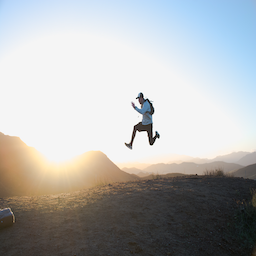
#> input picture image_descriptors/ImagesForDebugging/wheres_jumpingguy.png, 256 x 256 px
$ jupyter execute --allow-errors Untitled.ipynb
#> lines starting #> are read from the running program, lines starting #| are printed output that depends on the picture; after the words box and inside, x2 and y2 are one past the last pixel; in counts of white or black regions, pixels touching at a corner belong together
[cell 1]
import numpy as np
import imageio as io
import scipy
from scipy import stats
import matplotlib.pyplot as plt

from scipy import ndimage

#> (a cell that did not finish here is left out)

#> (a cell that did not finish here is left out)

[cell 4]
img = io.imread('ImagesForDebugging/wheres_jumpingguy.png')
#> img is the input picture: shape (256, 256, 4); mean R, G, B, A 176.8, 177.9, 177.7, 255
plt.imshow(img)

[cell 5]
teste = np.floor(0.299*img[:,:,0] + 0.587*img[:,:,1] + 0.114*img[:,:,2])

[cell 6]
plt.imshow(teste, cmap =  'gray')

[cell 7]
teste = teste.astype(np.uint8)
teste1 = np.right_shift(teste, 1)
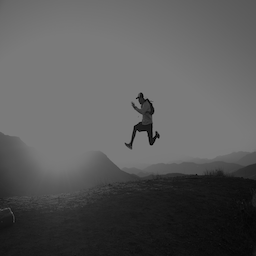
#> teste1: shape (256, 256); min 0, max 127, mean 88.3

[cell 8]
plt.imshow(np.right_shift(teste, 3), cmap =  'gray')
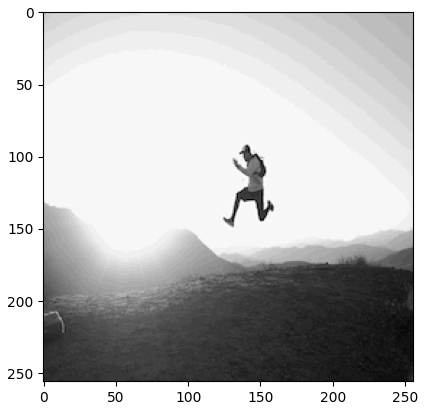
#> figure drawn by matplotlib, 1 panel

[cell 9]
teste2 = np.right_shift(teste, 3)

[cell 10]
teste3 = np.histogram(teste1, bins = 2)
#> teste3 = ([19176, 46360], [0, 63.5, 127])

[cell 11]
teste3
#> Out = ([19176, 46360], [0, 63.5, 127])

[cell 12]
teste3 = np.histogram(teste1, bins = 2)
teste3
#> Out = ([19176, 46360], [0, 63.5, 127])

[cell 13]
teste3[0]/np.sum(teste3[0])
#> Out = [0.293, 0.707]

[cell 14]
256*256

[cell 15]
46360 + 19176

#> (a cell that did not finish here is left out)

[cell 17]
teste3[0]/np.sum(teste3[0])
#> Out = [0.293, 0.707]

[cell 18]
np.histogram(teste2, bins = 31, density = True)[0]
#> Out = 31 values, max 0.371 at index 30, min 0.000839 at index 0, mean 0.0323

[cell 19]
def norm_hist(img, bins, b):
    #bins = np.max(img)
    #print(f'bins in the funciton{bins}')
    result =  np.histogram(img, bins = np.power(2,b), density = True)[0]
    return(result)/np.linalg.norm(result)

[cell 20]
def quantization(img, b):

    return np.right_shift(img.astype(np.uint8), b)

[cell 21]
def luminance(img):
    return np.floor(0.299*img[:,:,0] + 0.587*img[:,:,1] + 0.114*img[:,:,2])

[cell 22]
def intensity_co_ocurrence(img,d_x,d_y, levels):
    srcdata = img.copy()
    ret=np.zeros((levels, levels))
    (height,width) = srcdata.shape


    for j in range(height-d_y):
        for i in range(width-d_x):
            rows = srcdata[j][i]
            cols = srcdata[j + d_y][i+d_x]
            ret[rows][cols]+=1.0


    ret =  ret/(ret.sum())

    return ret

[cell 23]
def feature_computer(matrix, levels, eps = 0.001):
    con = 0.0
    ent = 0.0
    energy = 0.0
    homo = 0.0
    corr = 0

    result = []

    energy = np.sum(np.power(matrix, 2))

    for i in range(levels):
        for j in range(levels):
            con += ((i-j)*(i-j)*matrix[i][j])
            ent += matrix[i][j]*np.log(matrix[i][j] + eps)
            energy += np.power((i-j),2)
            homo += (matrix[i][j]/(1+np.absolute(i-j)))
    corr = calc_corr(matrix, levels)

    con = (1/(np.power(levels, 2)))*con
    result.append(energy)
    result.append(-ent)
    result.append(con)
    result.append(corr)
    result.append(homo)

    result = np.array(result)
    return (result/np.linalg.norm(result))

[cell 24]
i=j=np.arange(3)
xv, yv = np.meshgrid(i,j, sparse=False, indexing='xy')
xv

[cell 25]
def calc_corr_t(matrix, size):
    mu_i = calc_mean_x(matrix, size)
    mu_j = calc_mean_y(matrix, size)

    std_i = calc_std_x(matrix, mu_i, size)
    std_j = calc_std_y(matrix, mu_j, size)

    if (std_i or std_j) == 0:
        return 0
    # [4 lines of commented-out code are left out]

    else:
        corr = 0
        for i in range(size):
            for j in range(size):
                corr += (((i*j)*matrix[i][j]) - (mu_i*mu_i))/(std_i*std_j)

        return corr

[cell 26]
def feature_computer_t(matrix, levels, eps = 0.001):
    con = 0.0
    ent = 0.0
    energy = 0.0
    homo = 0.0
    corr = 0

    result = []

    energy = np.sum(np.power(matrix, 2))

    ent = np.sum(matrix*np.log(matrix + eps))

    i=j=np.arange(levels)
    xv, yv = np.meshgrid(i,j, sparse=False, indexing='xy')
    con = np.sum(np.power((xv-yv), 2) * matrix)

    # i=j=np.arange(levels)
    # xv, yv = np.meshgrid(i,j, sparse=False, indexing='xy')
    homo = np.sum(matrix/(1 + np.absolute(xv - yv)))

    mu_i = calc_mean_x(matrix, levels)
    mu_j = calc_mean_y(matrix, levels)

    std_i = calc_std_x(matrix, mu_i, levels)
    std_j = calc_std_y(matrix, mu_j, levels)
    #  i=j=np.arange(size)
    # xv, yv = np.meshgrid(i,j, sparse=False, indexing='xy')
    corr = (np.sum((xv * yv) * matrix) - mu_i * mu_j)/(std_i * std_j)
    # [10 lines of commented-out code are left out]

    con = (1/(np.power(levels, 2)))*con
    result.append(energy)
    result.append(-ent)
    result.append(con)
    result.append(corr)
    result.append(homo)

    result = np.array(result)
    return result

[cell 27]
simple_test = np.array([[1,1,2,2,2], [1,1,1,2,2], [1,1,0,2,2], [0,0,2,0,2], [1,2,2,2,2]])

[cell 28]
teste4 = intensity_co_ocurrence(simple_test, 1, 1,3)

#> (a cell that did not finish here is left out)


#> (a cell that did not finish here is left out)


#> (a cell that did not finish here is left out)


#> (a cell that did not finish here is left out)

[cell 33]
np.mean(np.array([[1,1,2], [1,2,2]]), 1)

[cell 34]
mean_test = np.array([[1,1,2], [1,2,2], [1,2,2]])

[cell 35]
def calc_mean_x(matrix,  size):
    ui = 0
    temp = 0
    for i in range(size):
        temp += i

        for j in range(size):
            ui += temp*matrix[i][j]
    return ui

[cell 36]
def calc_mean_y(matrix,  size):
    uj = 0
    temp = 0
    for j in range(size):
        temp += j
        for i in range(size):
            uj += temp*matrix[i][j]
    return uj

[cell 37]
# [8 lines of commented-out code are left out]

[cell 38]
def calc_std_x(matrix, ui, size):
    aux = 0
    std_x = 0
    for i in range(size):
        aux += np.power((i-ui), 2)
        for j in range(size):
            std_x += aux*matrix[i][j]

    return std_x

[cell 39]
calc_std_x(mean_test, 20, 3)

[cell 40]
def calc_std_y(matrix, uj, size):
    aux = 0
    std_y = 0
    for j in range(size):
        aux += np.power((j-uj), 2)
        for i in range(size):
            std_y += aux*matrix[i][j]

    return std_y

[cell 41]
calc_std_x(mean_test, 23, 3)

[cell 42]
def calc_corr(matrix, size):
    mu_i = calc_mean_x(matrix, size)
    mu_j = calc_mean_y(matrix, size)

    std_i = calc_std_x(matrix, mu_i, size)
    std_j = calc_std_y(matrix, mu_j, size)

    if (std_i or std_j) == 0:
        return 0
    i=j=np.arange(size)
    xv, yv = np.meshgrid(i,j, sparse=False, indexing='xy')
    corr = (np.sum(xv * yv * matrix) - mu_i * mu_j)/(std_i * std_j)
    return corr

    # [7 lines of commented-out code are left out]

[cell 43]
calc_corr(mean_test, 3)

[cell 44]
calc_corr(mean_test, 3)

[cell 45]
weights_sobel_x =  np.array([[-1,-2,-1], [0,0,0], [1,2,1]])
weights_sobel_y = np.array([[-1,0,1], [-2,0,2], [-1, 0,1]])

[cell 46]
ndimage.convolve(simple_test, weights_sobel_x, mode='constant', cval=0.0)

[cell 47]
def calc_grads(matrix):
    weights_sobel_x =  np.array([[-1,-2,-1], [0,0,0], [1,2,1]])
    weights_sobel_y = np.array([[-1,0,1], [-2,0,2], [-1, 0,1]])

    grad_x = ndimage.convolve(matrix, weights_sobel_x, mode='constant', cval=0.0)
    grad_y = ndimage.convolve(matrix, weights_sobel_y, mode='constant', cval=0.0)

    return grad_x, grad_y

[cell 48]
gx, gy = calc_grads(simple_test)

[cell 49]
def gradient_magnitude(horizontal_gradient, vertical_gradient):
    horizontal_gradient_square = np.power(horizontal_gradient, 2)
    vertical_gradient_square = np.power(vertical_gradient, 2)
    sum_squares = horizontal_gradient_square + vertical_gradient_square
    grad_magnitude = np.sqrt(sum_squares)
    return grad_magnitude

[cell 50]
gradient_magnitude(gx, gy)

[cell 51]
def gradient_direction(horizontal_gradient, vertical_gradient):
    grad_direction = np.arctan(vertical_gradient/(horizontal_gradient))
    #print(grad_direction)
    grad_direction = grad_direction + (np.pi/2)
    #print(grad_direction)
    grad_direction = np.degrees(grad_direction)
    return grad_direction

[cell 52]
gradient_direction(gx, gy)

[cell 53]
def gradient_bins_counts(gradient_dir):
    row, col = gradient_dir.shape
    result = np.zeros(shape = gradient_dir.shape)

    for i in range(row):
        for j in range(col):
            if gradient_dir[i][j] >=0 and gradient_dir[i][j] < 20:
                result[i][j] = 0
            elif gradient_dir[i][j] >=20 and gradient_dir[i][j] < 40:
                 result[i][j] = 1
            elif gradient_dir[i][j] >=40 and gradient_dir[i][j] < 60:
                 result[i][j] = 2
            elif gradient_dir[i][j] >=60 and gradient_dir[i][j] < 80:
                 result[i][j] = 3
            elif gradient_dir[i][j] >=80 and gradient_dir[i][j] < 100:
                 result[i][j] = 4
            elif gradient_dir[i][j] >=100 and gradient_dir[i][j] < 120:
                 result[i][j] = 5
            elif gradient_dir[i][j] >=120 and gradient_dir[i][j] < 140:
                 result[i][j] = 6
            elif gradient_dir[i][j] >=140 and gradient_dir[i][j] < 160:
                 result[i][j] = 7
            else:
                result[i][j] = 8

    result = result.astype(int)
    return result

[cell 54]
def calc_agg_mag(bins_counts, gradient_mags):
    result = np.zeros(9)
    row, col = bins_counts.shape

    for i in range(row):
        for j in range(col):
            aux =  bins_counts[i][j]
            result[aux] = result[aux] + gradient_mags[i][j]

    return result/np.linalg.norm(result)

[cell 55]
test_gra = np.array([[10, 23, 34], [43,12,91], [0,92,1]])
test_mag =np.array([[1, 2, 3], [3,2,1], [1,2,3]])
bins_count = gradient_bins_counts(test_gra)
bins_count

[cell 56]
calc_agg_mag(bins_count, test_mag)

[cell 57]
def get_windows(arr, window_size=64, step=32):
    windows = []
    row = 0
    col = 0
    max_row, max_col = arr.shape
    while row +step < max_row:
        while col + step < max_col:
            windows.append(arr[row:row+window_size, col:col+window_size])
            col += step
        row += step
        col = 0

    return windows

[cell 58]
get_windows(bins_count, window_size=2, step=1)

[cell 59]
img = io.imread('ImagesForDebugging/wheres_jumpingguy.png')
plt.imshow(img)
teste = np.floor(0.299*img[:,:,0] + 0.587*img[:,:,1] + 0.114*img[:,:,2])

[cell 60]
def RMSE(g, R):
    #assert g.shape == R.shape

    # Convert the images to int32 allowing negative values to compute RMSE
    return np.sqrt((np.sum((g-R)**2)))

[cell 61]
def find_img(path1, path2, quatization_param, window_size = 32, step=16):

    img_big = io.imread(path2)
    img_small = io.imread(path1)

    img_big_bw = luminance(img_big)
    img_big_bw_quat = quantization(img_big_bw, quatization_param)
    img_big_levels = np.max(img_big_bw_quat)

    img_small_bw = luminance(img_small)
    img_small_bw_quat = quantization(img_small_bw, quatization_param)
    img_small_levels = np.max(img_small_bw_quat)
    print(f'image small level {img_small_levels}')

    d_c = norm_hist(img_small_bw_quat, bins=img_small_levels, b=quantization_param)

    co_ocurrence_m = intensity_co_ocurrence(img_small_bw_quat, 1, 1,img_small_levels+1)
    d_t = feature_computer(co_ocurrence_m, img_small_levels+1)


    gx, gy = calc_grads(img_small_bw_quat)
    g_mag = gradient_magnitude(gx, gy)
    g_dir = gradient_direction(gx, gy)

    bins_count = gradient_bins_counts(g_dir)
    d_g = calc_agg_mag(bins_count, g_mag)

    small_concat = np.concatenate((d_c, d_t, d_g))

    error = np.inf

    row = 0
    col = 0
    max_row, max_col = img_big_bw_quat.shape
    window_i, window_j = 0, 0
    while (row + step) < max_row:
        while (col + step )< max_col:
            window = (img_big_bw_quat[row:row+window_size, col:col+window_size])
#             window_bw_quat = quantization(window, quatization_param)
#             window_levels = np.max(window_bw_quat)
            #print(img_big_levels)

            d_c_window = norm_hist(window, bins = img_big_levels, b= quantization_param)

            co_ocurrence_m = intensity_co_ocurrence(window, 1, 1,img_big_levels+1)
            d_t_window = feature_computer(co_ocurrence_m, img_big_levels+1)


            gx, gy = calc_grads(window)
            g_mag = gradient_magnitude(gx, gy)
            g_dir = gradient_direction(gx, gy)

            bins_count = gradient_bins_counts(g_dir)
            d_g_window = calc_agg_mag(bins_count, g_mag)

            window_concat = np.concatenate((d_c_window, d_t_window, d_g_window))

            #print(d_c_window.shape, d_t_window.shape, d_g_window.shape)
            if RMSE(small_concat, window_concat) < error:
                result = (window_i, window_j)
                error = RMSE(small_concat, window_concat)

            col += step
            window_j += 1
        window_i += 1
        row += step
        col = 0
        window_j = 0


    return result

[cell 62]
# 'blueumbrella.png'
# 'wheres_blueumbrella.png'

# pumpkin.png
# wheres_pumpkin.png

#pokeball.png
#wheres_pokeball.png

# jumpingguy.png
# wheres_jumpingguy.png

path1 = 'ImagesForDebugging/jumpingguy.png'
path2 = 'ImagesForDebugging/wheres_jumpingguy.png'
quantization_param = 1

path1 ='ImagesForDebugging/blueumbrella.png'
path2 ='ImagesForDebugging/wheres_blueumbrella.png'
quantization_param = 7

[cell 63]
find_img(path1, path2, quantization_param)
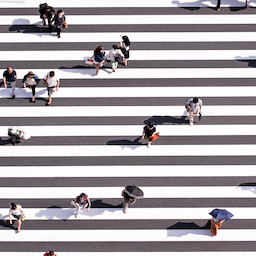
#> input picture image_descriptors/ImagesForDebugging/wheres_blueumbrella.png, 256 x 256 px
#> in find_img, img_big is the input picture: shape (256, 256, 4); mean R, G, B, A 172.6, 166.2, 171.4, 255
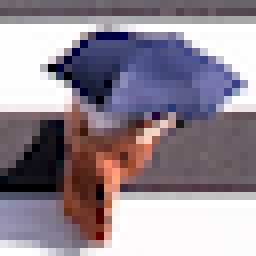
#> input picture image_descriptors/ImagesForDebugging/blueumbrella.png, 32 x 32 px (shown 8 times larger)
#> in find_img, img_small is the input picture: shape (32, 32, 4); mean R, G, B, A 147.2, 136.3, 147.5, 255
#> in quantization, `return np.right_shift(img.astype(np.uint8), b)`:
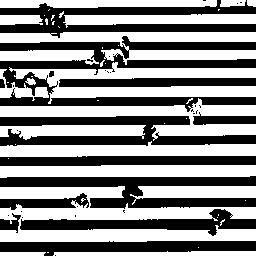
#> returned value: shape (256, 256); values 0 (black) and 1 (white), 54.2% white; 36 black regions (23 under 20 px), largest, box (x1, y1, x2, y2) and area: (0, 36, 256, 112) 6898, (0, 0, 256, 38) 4209, (0, 176, 256, 209) 4158
#> in find_img, `img_big_levels = np.max(img_big_bw_quat)`: img_big_levels = 1
#> call 2 of quantization, with b = 7
#> in quantization (call 2), `return np.right_shift(img.astype(np.uint8), b)`:
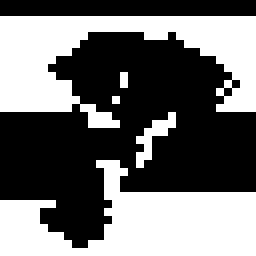
#> returned value: shape (32, 32) (shown 8 times larger); values 0 (black) and 1 (white), 43.8% white; 5 white regions (3 under 20 px), largest, box (x1, y1, x2, y2) and area: (0, 2, 32, 16) 217, (0, 20, 32, 32) 215
#| image small level 1
#> in norm_hist, `result =  np.histogram(img, bins = np.power(2,b), density = True)[0]`: result = 128 values, max 72 at index 0, min 0 at index 1, mean 1
#> in find_img, `d_c = norm_hist(img_small_bw_quat, bins=img_small_levels, b=quantizati..`: d_c = 128 values, max 0.789 at index 0, min 0 at index 1, mean 0.011
#> in find_img, `co_ocurrence_m = intensity_co_ocurrence(img_small_bw_quat, 1, 1,img_sm..`: co_ocurrence_m = [[0.489, 0.0978], [0.0645, 0.349]]
#> in find_img, `d_t = feature_computer(co_ocurrence_m, img_small_levels+1)`: d_t = [0.745, 0.35, 0.0127, 0.489, 0.288]
#> in find_img, `bins_count = gradient_bins_counts(g_dir)`:
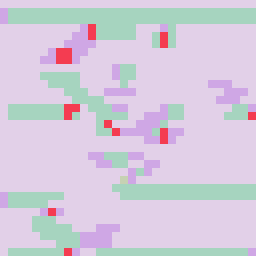
#> bins_count: shape (32, 32) int64 (shown 8 times larger); 5 distinct labels, from 4 to 8; one colour per label, 0 black
#> in find_img, `d_g = calc_agg_mag(bins_count, g_mag)`: d_g = [0, 0, 0, 0, 0.875, 0.0677, 0.21, 0.00467, 0.43]
#> in find_img, `small_concat = np.concatenate((d_c, d_t, d_g))`: small_concat = 142 values, max 0.875 at index 137, min 0 at index 1, mean 0.0343
#> the loop in find_img, `while (row + step) < max_row:` made 15 passes
#> pass 1, in gradient_magnitude (call 3), `horizontal_gradient_square = np.power(horizontal_gradient, 2)`:
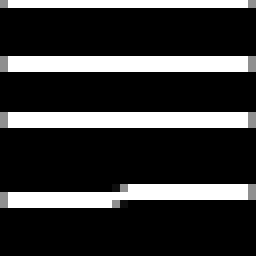
#> horizontal_gradient_square: shape (32, 32) (shown 8 times larger); min 0, max 16, mean 3.39; drawn with min black and max white
#> after the loop in find_img, `while (row + step) < max_row:`:
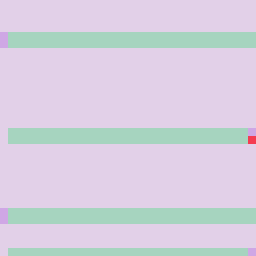
#> bins_count: shape (32, 32) int64 (shown 8 times larger); 4 distinct labels, from 4 to 8; one colour per label, 0 black
#> after the loop in find_img, `while (row + step) < max_row:`: window: shape (32, 32); values 0 (black) and 1 (white), 53.1% white; 2 black regions, box (x1, y1, x2, y2) and area: (0, 17, 32, 27) 320, (0, 0, 32, 5) 160

[cell 64]
sw = get_windows(teste, window_size=32, step=16)

#> (a cell that did not finish here is left out)

[cell 66]
np.inf

[cell 67]
240/16

[cell 68]
sw[14]

[cell 69]
teste[0:32, 224:256]

[cell 70]
255-32

[cell 71]
16*16

[cell 72]
16*14

[cell 73]
img_big = io.imread(path2)
img_small = io.imread(path1)

import matplotlib.pyplot as plt
import matplotlib.patches as patches
fig , ax = plt.subplots( )
ax.imshow(img_big)
rect = patches.Rectangle((1 * 16, 3 *16) , 32 , 32 ,linewidth =1, edgecolor='r' , facecolor='none')
ax.add_patch(rect)
plt.show( )
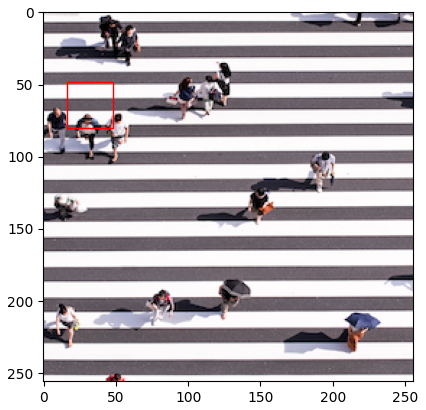
#> figure drawn by matplotlib, 1 panel
